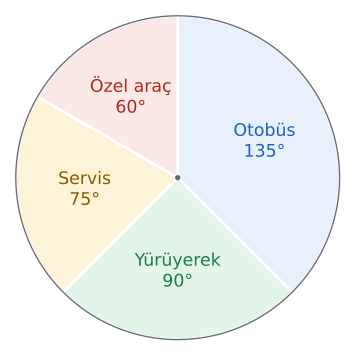

Write Python code to recreate this figure.
import sys; sys.path.insert(0, "tools")
from cizim import *

# Ders örneği: 120 öğrencinin ulaşım tercihi. Otobüs 45 (135°), Yürüyerek 30 (90°), Servis 25 (75°), Özel araç 20 (60°).
adlar = ["Otobüs", "Yürüyerek", "Servis", "Özel araç"]; aci_ = [135, 90, 75, 60]
renk = [MAVI_ACIK, YESIL_ACIK, SARI_ACIK, KIRMIZI_ACIK]; kenar = [MAVI, YESIL, SARI, KIRMIZI]
fig, ax = sekil(4.6, 4.6)
bas = 90
for ad, a, r, k in zip(adlar, aci_, renk, kenar):
    ax.add_patch(patches.Wedge((0, 0), 1, bas - a, bas, facecolor=r, edgecolor="white", lw=2))
    orta = np.radians(bas - a / 2)
    ax.text(0.58 * np.cos(orta), 0.58 * np.sin(orta), f"{ad}\n{a}°", ha="center", va="center", color=k, fontsize=13)
    bas -= a
ax.add_patch(patches.Circle((0, 0), 1, fill=False, edgecolor=SOLUK, lw=1))
ax.plot(0, 0, "o", color=SOLUK, markersize=3)
ax.set_xlim(-1.05, 1.05); ax.set_ylim(-1.05, 1.05); ax.set_aspect("equal"); ax.axis("off")
kaydet(fig, __file__)
